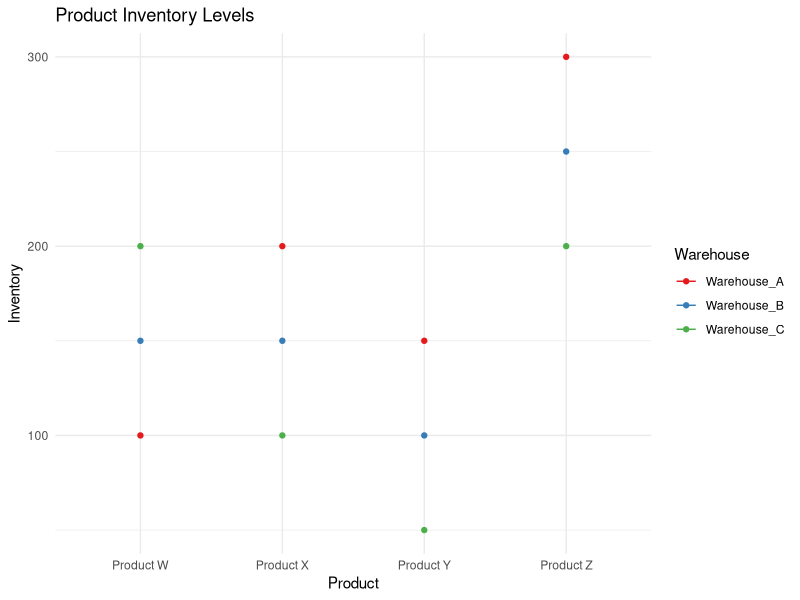
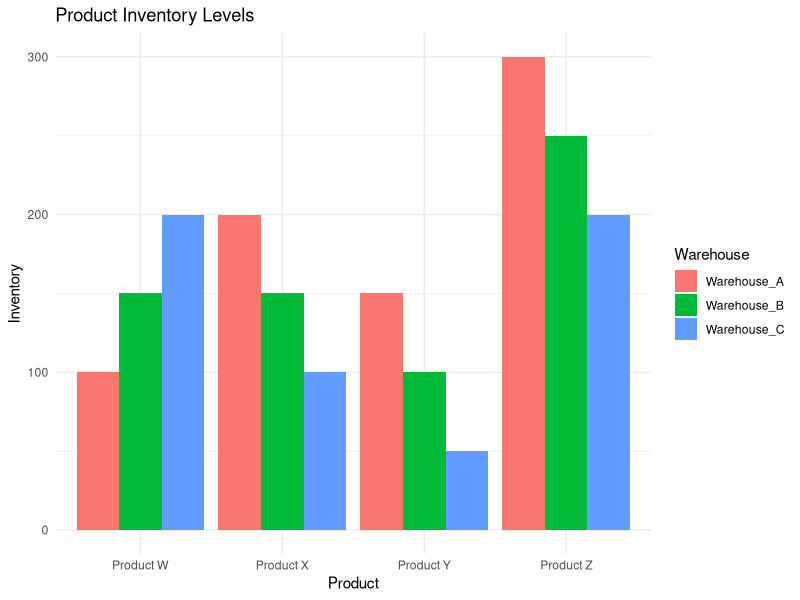
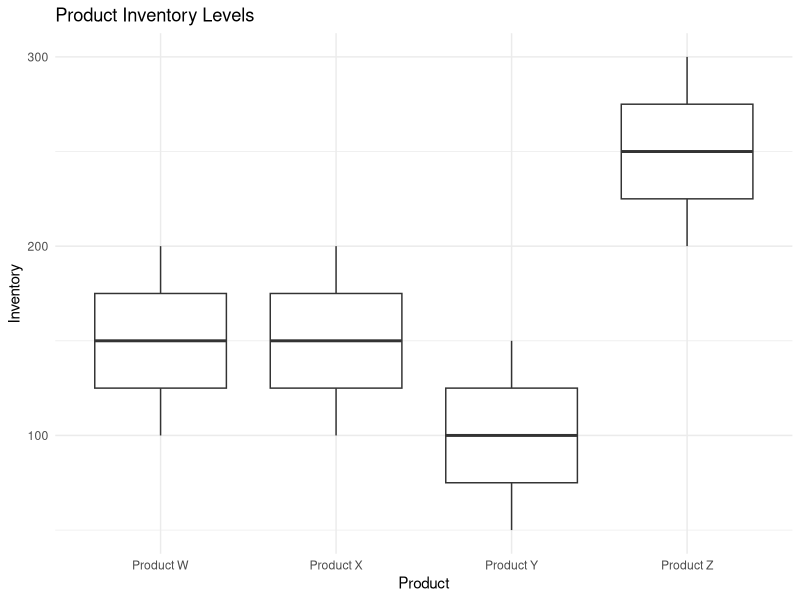

The R script that drew these images, in order:
# Load necessary libraries
library(ggplot2)
library(reshape2)

# Create data frame with the provided data
data <- data.frame(
  Product = c('Product X', 'Product Y', 'Product Z', 'Product W'),
  Warehouse_A = c(200, 150, 300, 100),
  Warehouse_B = c(150, 100, 250, 150),
  Warehouse_C = c(100, 50, 200, 200)
)

# Melt the data frame to have a tidy format for plotting
data_melted <- melt(data, id.vars = 'Product', variable.name = 'Warehouse', value.name = 'Inventory')

# Generate Line Plot
line_plot <- ggplot(data_melted, aes(x = Product, y = Inventory, color = Warehouse)) +
  geom_line() +
  geom_point() +
  labs(title = 'Product Inventory Levels', x = 'Product', y = 'Inventory', color = 'Warehouse') +
  theme(axis.text.x = element_text(angle = 45, hjust = 1)) +
  scale_color_brewer(palette = 'Set1') +
  theme_minimal()

# Describe inventory with a Bar plot
bar_plot <- ggplot(data_melted, aes(x = Product, y = Inventory, fill = Warehouse)) +
  geom_bar(stat = 'identity', position = 'dodge') +
  labs(title = 'Product Inventory Levels', x = 'Product', y = 'Inventory', fill = 'Warehouse') +
  theme(axis.text.x = element_text(angle = 45, hjust = 1)) +
  theme_minimal()

# Visualize inventory levels with box plot
box_plot <- ggplot(data_melted, aes(x = Product, y = Inventory)) +
  geom_boxplot() +
  labs(title = 'Product Inventory Levels', x = 'Product', y = 'Inventory') +
  theme(axis.text.x = element_text(angle = 45, hjust = 1)) +
  theme_minimal()

# Display the plots
print(line_plot)
print(bar_plot)
print(box_plot)
